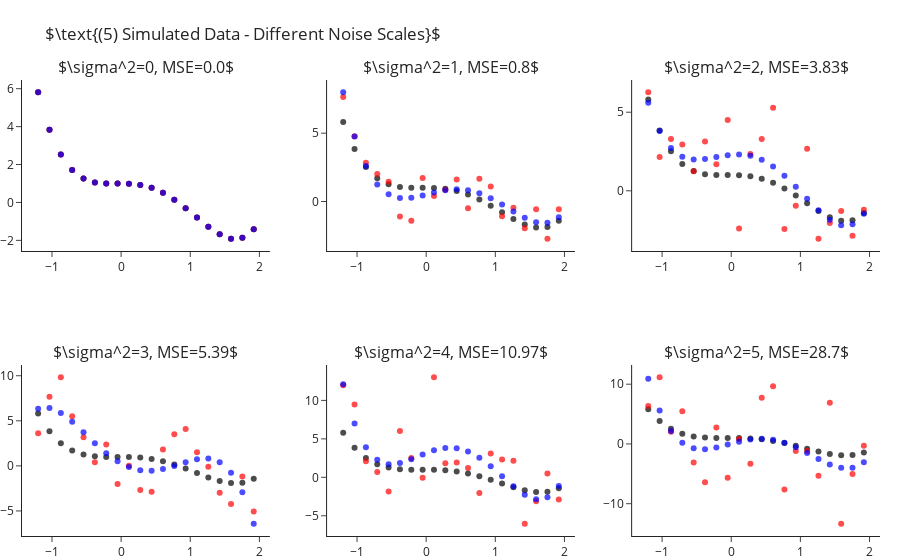

The cell this chart's notebook holds for it:
### Markdown cell above
How is it that we are able to fit "better" models for $k$s larger than the true one? As we increase $k$ we enable the model
more "degrees of freedom" to try and adapt itself to the observed data. The higher $k$ the more the learner will "go after
the noise" and miss the real signal of the data. In other words, what we have just observed is what is known as **overfitting**.

Later in the course we will learn methods for detection and avoidance of overfitting.


## Fitting Polynomial Over Different Sample Noise Levels

Next, let us set $k=4$ (the true values) and study the outputted models when training over different noise levels. Though
we will only be changing the scale of the noise (i.e. the variance, $\sigma^2$), changing other properties such as its
distribution is interesting too. As we would expect, as we increase the scale of the noise our error increases. We can
observe this also in a visual manner, where the fitted polynomial (in blue) less and less resembles the actual model (in black).

### Code cell
scales = range(6)
fig = make_subplots(2, 3, subplot_titles=list(map(str, scales)))
for i, s in enumerate(scales):
    r,c = i//3+1, i%3+1
    
    y = y_ + np.random.normal(scale=s, size=len(y_))
    y_hat = make_pipeline(PolynomialFeatures(4), LinearRegression(fit_intercept=False)).fit(X, y).predict(X)

    fig.add_traces([go.Scatter(x=x, y=y_, mode="markers", name="Real Points",  marker=dict(color="black", opacity=.7), showlegend=False),
                    go.Scatter(x=x, y=y, mode="markers", name="Observed Points",  marker=dict(color="red", opacity=.7), showlegend=False),
                    go.Scatter(x=x, y=y_hat, mode="markers", name="Predicted Points",  marker=dict(color="blue", opacity=.7), showlegend=False)], rows=r, cols=c)
    fig["layout"]["annotations"][i]["text"] = rf"$\sigma^2={{0}}, MSE={{1}}$".format(s, round(np.mean((y-y_hat)**2), 2))

fig.update_layout(title=r"$\text{(5) Simulated Data - Different Noise Scales}$", margin=dict(t=80)).show()

### Figure 1 — Plotly figure (JSON) as saved in the notebook; plotly's stock layout.template omitted (floating-point values rounded to 4 significant figures)
{"data": [{"marker": {"color": "black", "opacity": 0.7}, "mode": "markers", "name": "Real Points", "showlegend": false, "type": "scatter", "x": [-1.2, -1.036, -0.8718, -0.7077, -0.5436, -0.3795, -0.2154, -0.05128, 0.1128, 0.2769, 0.441, 0.6051, 0.7692, 0.9333, 1.097, 1.262, 1.426, 1.59, 1.754, 1.918], "xaxis": "x", "y": [5.81, 3.838, 2.523, 1.709, 1.261, 1.058, 0.9989, 0.999, 0.9909, 0.9251, 0.769, 0.5078, 0.1439, -0.3028, -0.7951, -1.278, -1.68, -1.912, -1.866, -1.418], "yaxis": "y"}, {"marker": {"color": "red", "opacity": 0.7}, "mode": "markers", "name": "Observed Points", "showlegend": false, "type": "scatter", "x": [-1.2, -1.036, -0.8718, -0.7077, -0.5436, -0.3795, -0.2154, -0.05128, 0.1128, 0.2769, 0.441, 0.6051, 0.7692, 0.9333, 1.097, 1.262, 1.426, 1.59, 1.754, 1.918], "xaxis": "x", "y": [5.81, 3.838, 2.523, 1.709, 1.261, 1.058, 0.9989, 0.999, 0.9909, 0.9251, 0.769, 0.5078, 0.1439, -0.3028, -0.7951, -1.278, -1.68, -1.912, -1.866, -1.418], "yaxis": "y"}, {"marker": {"color": "blue", "opacity": 0.7}, "mode": "markers", "name": "Predicted Points", "showlegend": false, "type": "scatter", "x": [-1.2, -1.036, -0.8718, -0.7077, -0.5436, -0.3795, -0.2154, -0.05128, 0.1128, 0.2769, 0.441, 0.6051, 0.7692, 0.9333, 1.097, 1.262, 1.426, 1.59, 1.754, 1.918], "xaxis": "x", "y": [5.81, 3.838, 2.523, 1.709, 1.261, 1.058, 0.9989, 0.999, 0.9909, 0.9251, 0.769, 0.5078, 0.1439, -0.3028, -0.7951, -1.278, -1.68, -1.912, -1.866, -1.418], "yaxis": "y"}, {"marker": {"color": "black", "opacity": 0.7}, "mode": "markers", "name": "Real Points", "showlegend": false, "type": "scatter", "x": [-1.2, -1.036, -0.8718, -0.7077, -0.5436, -0.3795, -0.2154, -0.05128, 0.1128, 0.2769, 0.441, 0.6051, 0.7692, 0.9333, 1.097, 1.262, 1.426, 1.59, 1.754, 1.918], "xaxis": "x2", "y": [5.81, 3.838, 2.523, 1.709, 1.261, 1.058, 0.9989, 0.999, 0.9909, 0.9251, 0.769, 0.5078, 0.1439, -0.3028, -0.7951, -1.278, -1.68, -1.912, -1.866, -1.418], "yaxis": "y2"}, {"marker": {"color": "red", "opacity": 0.7}, "mode": "markers", "name": "Observed Points", "showlegend": false, "type": "scatter", "x": [-1.2, -1.036, -0.8718, -0.7077, -0.5436, -0.3795, -0.2154, -0.05128, 0.1128, 0.2769, 0.441, 0.6051, 0.7692, 0.9333, 1.097, 1.262, 1.426, 1.59, 1.754, 1.918], "xaxis": "x2", "y": [7.641, 4.783, 2.841, 2.014, 1.446, -1.09, -1.401, 1.716, 0.3976, 0.8643, 1.618, -0.5011, 1.659, 1.089, -1.076, -0.4524, -1.95, -0.5673, -2.723, -0.559], "yaxis": "y2"}, {"marker": {"color": "blue", "opacity": 0.7}, "mode": "markers", "name": "Predicted Points", "showlegend": false, "type": "scatter", "x": [-1.2, -1.036, -0.8718, -0.7077, -0.5436, -0.3795, -0.2154, -0.05128, 0.1128, 0.2769, 0.441, 0.6051, 0.7692, 0.9333, 1.097, 1.262, 1.426, 1.59, 1.754, 1.918], "xaxis": "x2", "y": [7.992, 4.761, 2.59, 1.249, 0.5327, 0.26, 0.2735, 0.4403, 0.6512, 0.8215, 0.8903, 0.8209, 0.6008, 0.2414, -0.2217, -0.7286, -1.196, -1.515, -1.555, -1.158], "yaxis": "y2"}, {"marker": {"color": "black", "opacity": 0.7}, "mode": "markers", "name": "Real Points", "showlegend": false, "type": "scatter", "x": [-1.2, -1.036, -0.8718, -0.7077, -0.5436, -0.3795, -0.2154, -0.05128, 0.1128, 0.2769, 0.441, 0.6051, 0.7692, 0.9333, 1.097, 1.262, 1.426, 1.59, 1.754, 1.918], "xaxis": "x3", "y": [5.81, 3.838, 2.523, 1.709, 1.261, 1.058, 0.9989, 0.999, 0.9909, 0.9251, 0.769, 0.5078, 0.1439, -0.3028, -0.7951, -1.278, -1.68, -1.912, -1.866, -1.418], "yaxis": "y3"}, {"marker": {"color": "red", "opacity": 0.7}, "mode": "markers", "name": "Observed Points", "showlegend": false, "type": "scatter", "x": [-1.2, -1.036, -0.8718, -0.7077, -0.5436, -0.3795, -0.2154, -0.05128, 0.1128, 0.2769, 0.441, 0.6051, 0.7692, 0.9333, 1.097, 1.262, 1.426, 1.59, 1.754, 1.918], "xaxis": "x3", "y": [6.267, 2.156, 3.302, 2.939, 1.242, 3.139, 1.692, 4.497, -2.392, 2.333, 3.299, 5.277, -2.431, -0.9521, 2.672, -3.048, -2.056, -1.284, -2.853, -1.209], "yaxis": "y3"}, {"marker": {"color": "blue", "opacity": 0.7}, "mode": "markers", "name": "Predicted Points", "showlegend": false, "type": "scatter", "x": [-1.2, -1.036, -0.8718, -0.7077, -0.5436, -0.3795, -0.2154, -0.05128, 0.1128, 0.2769, 0.441, 0.6051, 0.7692, 0.9333, 1.097, 1.262, 1.426, 1.59, 1.754, 1.918], "xaxis": "x3", "y": [5.599, 3.8, 2.721, 2.173, 1.987, 2.018, 2.145, 2.269, 2.312, 2.222, 1.968, 1.542, 0.9582, 0.2556, -0.5056, -1.242, -1.847, -2.191, -2.123, -1.468], "yaxis": "y3"}, {"marker": {"color": "black", "opacity": 0.7}, "mode": "markers", "name": "Real Points", "showlegend": false, "type": "scatter", "x": [-1.2, -1.036, -0.8718, -0.7077, -0.5436, -0.3795, -0.2154, -0.05128, 0.1128, 0.2769, 0.441, 0.6051, 0.7692, 0.9333, 1.097, 1.262, 1.426, 1.59, 1.754, 1.918], "xaxis": "x4", "y": [5.81, 3.838, 2.523, 1.709, 1.261, 1.058, 0.9989, 0.999, 0.9909, 0.9251, 0.769, 0.5078, 0.1439, -0.3028, -0.7951, -1.278, -1.68, -1.912, -1.866, -1.418], "yaxis": "y4"}, {"marker": {"color": "red", "opacity": 0.7}, "mode": "markers", "name": "Observed Points", "showlegend": false, "type": "scatter", "x": [-1.2, -1.036, -0.8718, -0.7077, -0.5436, -0.3795, -0.2154, -0.05128, 0.1128, 0.2769, 0.441, 0.6051, 0.7692, 0.9333, 1.097, 1.262, 1.426, 1.59, 1.754, 1.918], "xaxis": "x4", "y": [3.62, 7.659, 9.827, 5.501, 3.186, 0.3942, 2.368, -2.01, 0.01901, -2.681, -2.865, 1.818, 3.502, 4.092, 1.512, -0.08487, -2.993, -4.228, -1.171, -5.052], "yaxis": "y4"}, {"marker": {"color": "blue", "opacity": 0.7}, "mode": "markers", "name": "Predicted Points", "showlegend": false, "type": "scatter", "x": [-1.2, -1.036, -0.8718, -0.7077, -0.5436, -0.3795, -0.2154, -0.05128, 0.1128, 0.2769, 0.441, 0.6051, 0.7692, 0.9333, 1.097, 1.262, 1.426, 1.59, 1.754, 1.918], "xaxis": "x4", "y": [6.34, 6.423, 5.86, 4.892, 3.721, 2.517, 1.413, 0.5078, -0.1335, -0.4823, -0.5441, -0.3596, -0.004475, 0.411, 0.7414, 0.8064, 0.3909, -0.7552, -2.917, -6.414], "yaxis": "y4"}, {"marker": {"color": "black", "opacity": 0.7}, "mode": "markers", "name": "Real Points", "showlegend": false, "type": "scatter", "x": [-1.2, -1.036, -0.8718, -0.7077, -0.5436, -0.3795, -0.2154, -0.05128, 0.1128, 0.2769, 0.441, 0.6051, 0.7692, 0.9333, 1.097, 1.262, 1.426, 1.59, 1.754, 1.918], "xaxis": "x5", "y": [5.81, 3.838, 2.523, 1.709, 1.261, 1.058, 0.9989, 0.999, 0.9909, 0.9251, 0.769, 0.5078, 0.1439, -0.3028, -0.7951, -1.278, -1.68, -1.912, -1.866, -1.418], "yaxis": "y5"}, {"marker": {"color": "red", "opacity": 0.7}, "mode": "markers", "name": "Observed Points", "showlegend": false, "type": "scatter", "x": [-1.2, -1.036, -0.8718, -0.7077, -0.5436, -0.3795, -0.2154, -0.05128, 0.1128, 0.2769, 0.441, 0.6051, 0.7692, 0.9333, 1.097, 1.262, 1.426, 1.59, 1.754, 1.918], "xaxis": "x5", "y": [11.97, 9.467, 2.096, 0.6985, -1.85, 6.02, 2.496, -0.06558, 13.0, 1.817, 1.927, 1.203, -2.053, 3.081, 2.309, 2.142, -6.029, -3.096, 0.4823, -2.883], "yaxis": "y5"}, {"marker": {"color": "blue", "opacity": 0.7}, "mode": "markers", "name": "Predicted Points", "showlegend": false, "type": "scatter", "x": [-1.2, -1.036, -0.8718, -0.7077, -0.5436, -0.3795, -0.2154, -0.05128, 0.1128, 0.2769, 0.441, 0.6051, 0.7692, 0.9333, 1.097, 1.262, 1.426, 1.59, 1.754, 1.918], "xaxis": "x5", "y": [12.09, 7.011, 3.9, 2.276, 1.714, 1.846, 2.355, 2.981, 3.518, 3.813, 3.768, 3.341, 2.541, 1.435, 0.1425, -1.163, -2.254, -2.846, -2.602, -1.132], "yaxis": "y5"}, {"marker": {"color": "black", "opacity": 0.7}, "mode": "markers", "name": "Real Points", "showlegend": false, "type": "scatter", "x": [-1.2, -1.036, -0.8718, -0.7077, -0.5436, -0.3795, -0.2154, -0.05128, 0.1128, 0.2769, 0.441, 0.6051, 0.7692, 0.9333, 1.097, 1.262, 1.426, 1.59, 1.754, 1.918], "xaxis": "x6", "y": [5.81, 3.838, 2.523, 1.709, 1.261, 1.058, 0.9989, 0.999, 0.9909, 0.9251, 0.769, 0.5078, 0.1439, -0.3028, -0.7951, -1.278, -1.68, -1.912, -1.866, -1.418], "yaxis": "y6"}, {"marker": {"color": "red", "opacity": 0.7}, "mode": "markers", "name": "Observed Points", "showlegend": false, "type": "scatter", "x": [-1.2, -1.036, -0.8718, -0.7077, -0.5436, -0.3795, -0.2154, -0.05128, 0.1128, 0.2769, 0.441, 0.6051, 0.7692, 0.9333, 1.097, 1.262, 1.426, 1.59, 1.754, 1.918], "xaxis": "x6", "y": [6.365, 11.15, 2.02, 5.476, -3.092, -6.413, 2.748, -5.667, 0.8233, -3.319, 7.729, 9.673, -7.619, -1.168, -1.192, -5.303, 6.893, -13.35, -5.022, -0.3129], "yaxis": "y6"}, {"marker": {"color": "blue", "opacity": 0.7}, "mode": "markers", "name": "Predicted Points", "showlegend": false, "type": "scatter", "x": [-1.2, -1.036, -0.8718, -0.7077, -0.5436, -0.3795, -0.2154, -0.05128, 0.1128, 0.2769, 0.441, 0.6051, 0.7692, 0.9333, 1.097, 1.262, 1.426, 1.59, 1.754, 1.918], "xaxis": "x6", "y": [10.89, 5.599, 2.179, 0.2058, -0.7002, -0.8715, -0.5949, -0.1112, 0.3848, 0.7441, 0.8639, 0.6871, 0.2028, -0.554, -1.503, -2.516, -3.421, -4.0, -3.987, -3.072], "yaxis": "y6"}], "layout": {"annotations": [{"font": {"size": 16}, "showarrow": false, "text": "$\\sigma^2=0, MSE=0.0$", "x": 0.1444, "xanchor": "center", "xref": "paper", "y": 1, "yanchor": "bottom", "yref": "paper"}, {"font": {"size": 16}, "showarrow": false, "text": "$\\sigma^2=1, MSE=0.8$", "x": 0.5, "xanchor": "center", "xref": "paper", "y": 1, "yanchor": "bottom", "yref": "paper"}, {"font": {"size": 16}, "showarrow": false, "text": "$\\sigma^2=2, MSE=3.83$", "x": 0.8556, "xanchor": "center", "xref": "paper", "y": 1, "yanchor": "bottom", "yref": "paper"}, {"font": {"size": 16}, "showarrow": false, "text": "$\\sigma^2=3, MSE=5.39$", "x": 0.1444, "xanchor": "center", "xref": "paper", "y": 0.375, "yanchor": "bottom", "yref": "paper"}, {"font": {"size": 16}, "showarrow": false, "text": "$\\sigma^2=4, MSE=10.97$", "x": 0.5, "xanchor": "center", "xref": "paper", "y": 0.375, "yanchor": "bottom", "yref": "paper"}, {"font": {"size": 16}, "showarrow": false, "text": "$\\sigma^2=5, MSE=28.7$", "x": 0.8556, "xanchor": "center", "xref": "paper", "y": 0.375, "yanchor": "bottom", "yref": "paper"}], "margin": {"t": 80}, "title": {"text": "$\\text{(5) Simulated Data - Different Noise Scales}$"}, "xaxis": {"anchor": "y", "domain": [0, 0.2889]}, "xaxis2": {"anchor": "y2", "domain": [0.3556, 0.6444]}, "xaxis3": {"anchor": "y3", "domain": [0.7111, 1]}, "xaxis4": {"anchor": "y4", "domain": [0, 0.2889]}, "xaxis5": {"anchor": "y5", "domain": [0.3556, 0.6444]}, "xaxis6": {"anchor": "y6", "domain": [0.7111, 1]}, "yaxis": {"anchor": "x", "domain": [0.625, 1]}, "yaxis2": {"anchor": "x2", "domain": [0.625, 1]}, "yaxis3": {"anchor": "x3", "domain": [0.625, 1]}, "yaxis4": {"anchor": "x4", "domain": [0, 0.375]}, "yaxis5": {"anchor": "x5", "domain": [0, 0.375]}, "yaxis6": {"anchor": "x6", "domain": [0, 0.375]}}}
